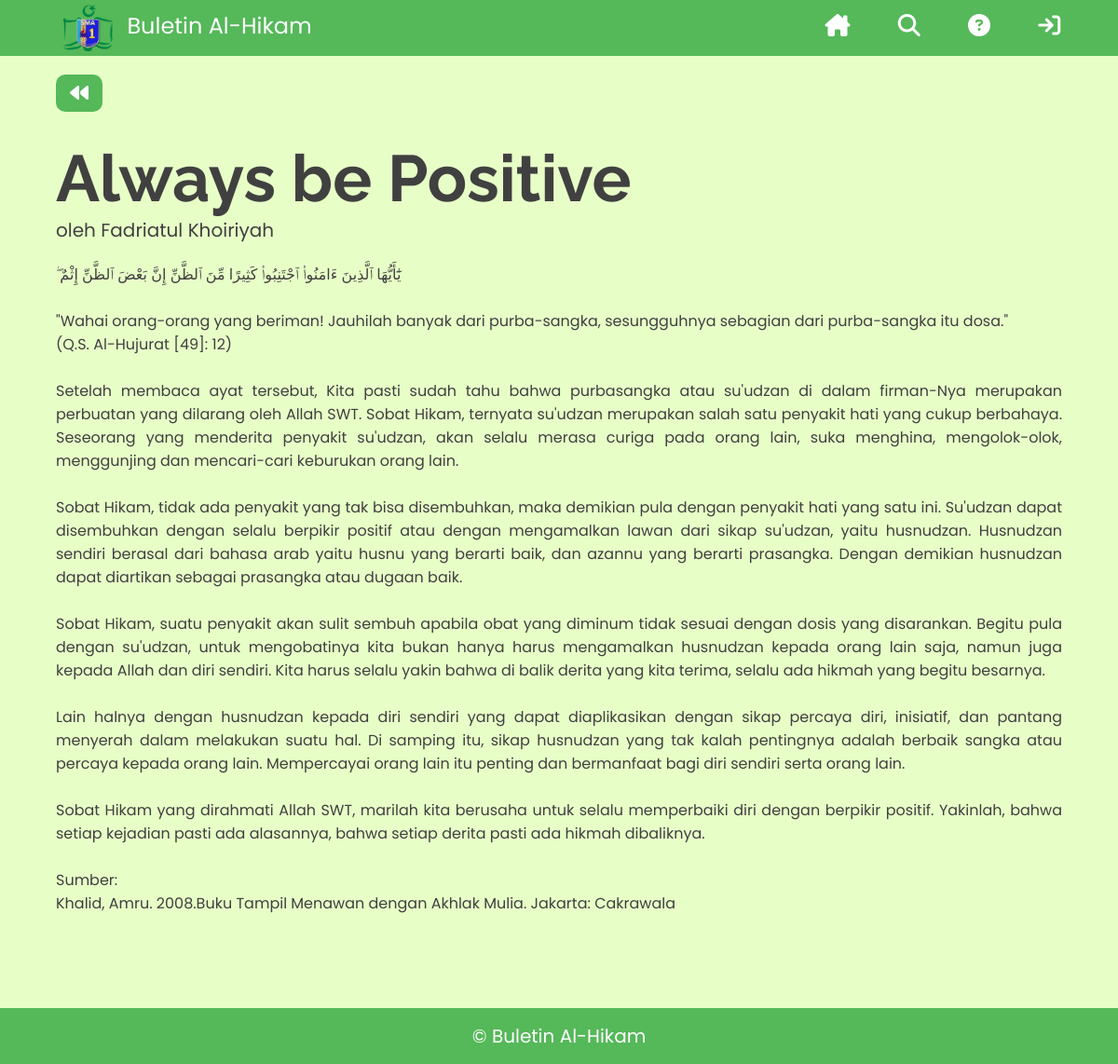
The app's page /tulisan.php?id=30 with its own data.
### tables this page shows
CREATE TABLE `tulisan` (
  `id` int(11) NOT NULL,
  `judul` varchar(100) NOT NULL,
  `tipe_konten` varchar(50) NOT NULL,
  `penulis` varchar(50) NOT NULL,
  `konten` mediumtext NOT NULL,
  `id_buletin` int(11) NOT NULL
);

### tulisan.php (the view, shortened to what this page needs)
<?php
require('dbconfig-1.php');
try {
    $pdo = new PDO($dsn,$db_username,$db_password,$opt);
    $id = $_GET["id"];
    $sql = "SELECT * FROM tulisan WHERE id=$id";
    $hasil = $pdo->query($sql);
    $hasil->setFetchMode(PDO::FETCH_ASSOC);
    $row = $hasil->fetch();
} catch (PDOException $e) {
    exit("PDO Error: ".$e->getMessage()."<br>");
}
?>
<!DOCTYPE html>
<html lang="id">
<head>
    <link rel="stylesheet" href="style/styleUmum.css">
    <link rel="stylesheet" href="style/styleHeader.css">
    <link rel="stylesheet" href="style/styleFooter.css">
    <link rel="stylesheet" href="style/styleKonten.css">
</head>
<body>
    <?php
    include("header.php");
    ?>
    <div class="container">
        <div class="tombol kembali">
            <a href='buletin.php?id_buletin=<?php echo $row['id_buletin'];?>' title="kembali"> <i class="fa-solid fa-backward"></i></a>
        </div>
        <div class="header-konten">
            <h1> <?php echo $row['judul'];?></h1>
            <p> oleh <?php echo $row['penulis'];?> </p>
        </div>
        <div class="isi-konten">
            <?php echo nl2br($row['konten']);?>
        </div>
    </div>
    <?php
    include("footer.php");
    ?>
</body>
</html>

### style/styleUmum.css (style rules this page uses)
* { margin: 0; padding: 0; font-family: sans-serif; color: #404040; box-sizing: border-box; }
body { background-color: #e7ffc7; overflow-x: hidden; }
a { text-decoration: none; }
.container { min-height: 90vh; }
.tombol { margin-left: 5%; }
.tombol a { display: inline-block; background-color: #55B859; color: white; height: fit-content; font-family: 'Poppins'; font-size: 20px; padding: 5px 15px; width: fit-content; border-radius: 10px; margin: 30px 3% 0 0; transition-duration: 0.3s; }
.tombol a i { color: white; }

### style/styleKonten.css (style rules this page uses)
.tombol.kembali { margin-top: 50px; }
.header-konten { margin: 30px 5% 0 5%; font-family: 'Poppins'; }
.header-konten h1 { font-family: 'Raleway'; font-size: 70px; }
.header-konten p { font-family: 'Poppins'; font-size: 20px; }
.isi-konten { font-family: 'Poppins'; font-size: 16px; text-align: justify; margin: 20px 5% 0 5%; min-height: 45vh; }
.tombol { margin-left: 5%; }
.tombol a { display: inline-block; background-color: #55B859; color: white; height: fit-content; font-family: 'Poppins'; font-size: 20px; padding: 5px 15px; width: fit-content; border-radius: 10px; margin: 30px 3% 0 0; }
.tombol a i { color: white; }

### records on screen
tulisan: judul "Always be Positive", penulis "Fadriatul Khoiriyah", konten "ۖ يَٰٓأَيُّهَا ٱلَّذِينَ ءَامَنُوا۟ ٱجْتَنِبُوا۟ كَثِيرًا مِّنَ ٱلظَّنِّ إِنَّ بَعْضَ ٱلظَّنِّ إِثْمٌ \"Wahai orang-orang yang beriman! Jauhilah banyak dari purba-sangka, sesungguhnya sebagian dari purba-sangka itu dosa.\" (Q.S. Al-Hujurat [49]: 12) Setelah membaca ayat tersebut, Kita pasti sudah tahu bahwa purbasangka atau su'udzan di dalam firman-Nya merupakan perbuatan yang dilarang oleh Allah SWT. Sobat Hikam, ternyata su'udzan merupakan salah satu penyakit hati yang cukup berbahaya. Seseorang yang menderita penyakit su'udzan, akan selalu merasa curiga pada orang lain, suka menghina, mengolok-olok, menggunjing dan mencari-cari keburukan orang lain. Sobat Hikam, tidak ada penyakit yang tak…"
